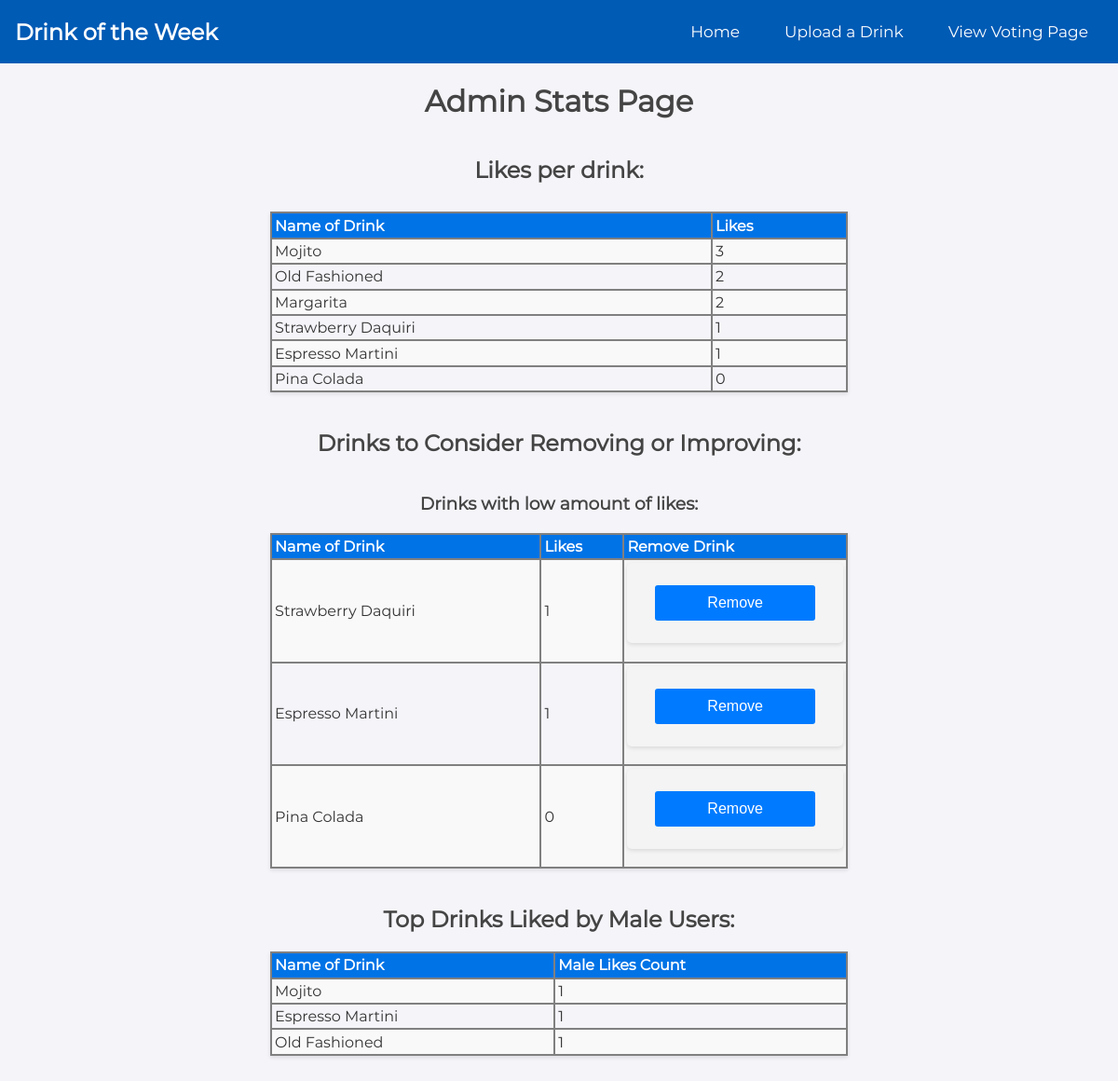
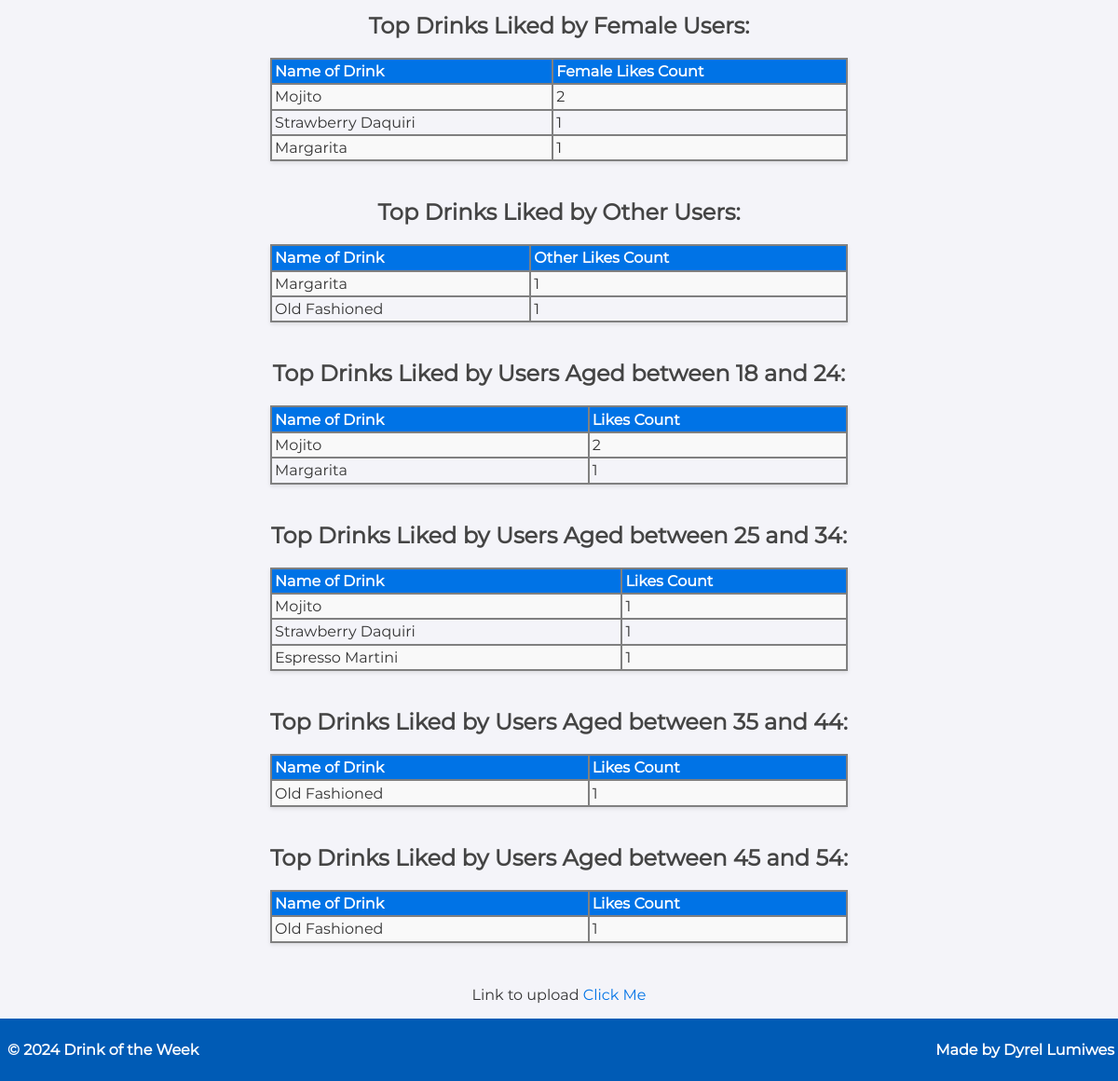
The page /admin/admin-page.php on the database its author committed (2 pictures, top to bottom).
### tables this page shows
create table Drinks (
    id int primary key auto_increment,
    name_of_drink varchar(255) NOT NULL,
    descripton varchar(255),
    price decimal(10,2),
    rating decimal(10,2),
    likes int default 0
);

### www/admin/admin-page.php (the view, shortened to what this page needs)
<!DOCTYPE HTML PUBLIC "-//IETF//DTD HTML//EN">
<html>
<head>
</head>
<body>
    <div class="container">
        <nav class="navbar">
            <div class="navbar-logo">Drink of the Week</div>
            <ul class="navbar-links">
                <li><a href="admin-page.php">Home</a></li>
                <li><a href="upload-page.php">Upload a Drink</a></li>
                <li><a href="admin-view-voting-page-preview.php">View Voting Page</a></li>
            </ul>
        </nav>
        <h1>Admin Stats Page </h1>
        <h2>Likes per drink:</h2>
        <div class="grid-container">
            <table border="1">
                <tr>
                    <th>Name of Drink</th>
                    <th> Likes </th>
                </tr>
                <?php
                $db_host   = '192.168.2.12';
                $db_name   = 'drinksDB';
                $db_user   = 'admin_account';
                $db_passwd = 'strong_admin_password';
                $pdo_dsn = "mysql:host=$db_host;dbname=$db_name";
                try {
                    $pdo = new PDO($pdo_dsn, $db_user, $db_passwd);
                    $pdo->setAttribute(PDO::ATTR_ERRMODE, PDO::ERRMODE_EXCEPTION);
                    $sql = "SELECT name_of_drink, likes FROM Drinks ORDER BY likes DESC";
                    $stmt = $pdo->query($sql);
                    if ($stmt->rowCount() > 0) {
                        while ($row = $stmt->fetch()) {
                            echo "<tr>";
                            echo "<td>" . htmlspecialchars($row["name_of_drink"]) . "</td>";
                            echo "<td>" . htmlspecialchars($row["likes"]) . "</td>";
                            echo "</tr>\n";
                        }
                    } else {
                        echo "<tr><td colspan='2'>No drinks found.</td></tr>";
                    }
                    echo "</table>";
                    $threshold = 1;
                    $sql = "SELECT name_of_drink, likes,id FROM Drinks WHERE likes <= :threshold";
                    $stmt = $pdo->prepare($sql);
                    $stmt->execute([':threshold' => $threshold]);
                    if ($stmt->rowCount() > 0) {
                        echo "<h2>Drinks to Consider Removing or Improving:</h2>";
                        echo "<h3>Drinks with low amount of likes:</h3>";
                        echo "<table border='1'><tr><th>Name of Drink</th><th>Likes</th> <th> Remove Drink</th></tr>";
                        while ($row = $stmt->fetch()) {
                            echo "<tr>";
                            echo "<td>" . htmlspecialchars($row["name_of_drink"]) . "</td>";
                            echo "<td>" . htmlspecialchars($row["likes"]) . "</td>";
                            echo "<td class= 'remove-drink-td'>";
                            echo "<form  class='remove-drink' action='remove-drink.php' method='post'>";
                            echo "<input class='remove-button' type='submit' value='Remove'>";
                            echo "</form>";
                            echo "</td>";
                            echo "</tr>\n";
                        }
                        echo "</table>";
                    } else {
                        echo "<h2>All drinks have a rating above the threshold.</h2>";
                    }
                    $sql = "SELECT d.name_of_drink, COUNT(ul.user_id) AS male_likes_count
                        FROM Drinks d
                        JOIN UserLikes ul ON d.id = ul.drink_id
                        JOin Users u ON ul.user_id = u.id
                        WHERE u.gender = 'male'
                        GROUP BY d.name_of_drink
                        ORDER BY male_likes_count DESC";
                    $stmt = $pdo->query($sql);
                    if ($stmt->rowCount() > 0) {
                        echo "<h2>Top Drinks Liked by Male Users:</h2>";
                        echo "<table border='1'><tr><th>Name of Drink</th><th>Male Likes Count</th></tr>";
                        while ($row = $stmt->fetch()) {
                            echo "<tr>";
                            echo "<td>" . htmlspecialchars($row["name_of_drink"]) . "</td>";
                            echo "<td>" . htmlspecialchars($row["male_likes_count"]) . "</td>";
                            echo "</tr>\n";
                        }
                        echo "</table>";
                    } else {
                        echo "<h2>No drinks liked by male users found.</h2>";
                    }
                    $sql = "SELECT d.name_of_drink, COUNT(ul.user_id) AS female_likes_count
            FROM Drinks d
            JOIN UserLikes ul ON d.id = ul.drink_id
            JOin Users u ON ul.user_id = u.id
            WHERE u.gender = 'female'
            GROUP BY d.name_of_drink
            ORDER BY female_likes_count DESC";
                    $stmt = $pdo->query($sql);
                    if ($stmt->rowCount() > 0) {
                        echo "<h2>Top Drinks Liked by Female Users:</h2>";
                        echo "<table border='1'><tr><th>Name of Drink</th><th>Female Likes Count</th></tr>";
                        while ($row = $stmt->fetch()) {
                            echo "<tr>";
                            echo "<td>" . htmlspecialchars($row["name_of_drink"]) . "</td>";
                            echo "<td>" . htmlspecialchars($row["female_likes_count"]) . "</td>";
                            echo "</tr>\n";
                        }
                        echo "</table>";
                    } else {
                        echo "<h2>No drinks liked by female users found.</h2>";
                    }
                    $sql = "SELECT d.name_of_drink, COUNT(ul.user_id) AS other_likes_count
                    FROM Drinks d
                    JOIN UserLikes ul ON d.id = ul.drink_id
                    JOin Users u ON ul.user_id = u.id
                    WHERE u.gender = 'other'
                    GROUP BY d.name_of_drink
                    ORDER BY other_likes_count DESC";
                    $stmt = $pdo->query($sql);
                    if ($stmt->rowCount() > 0) {
                        echo "<h2>Top Drinks Liked by Other Users:</h2>";
                        echo "<table border='1'><tr><th>Name of Drink</th><th>Other Likes Count</th></tr>";
                        while ($row = $stmt->fetch()) {
                            echo "<tr>";
                            echo "<td>" . htmlspecialchars($row["name_of_drink"]) . "</td>";
                            echo "<td>" . htmlspecialchars($row["other_likes_count"]) . "</td>";
                            echo "</tr>\n";
                        }
                        echo "</table>";
                    } else {
                        echo "<h2>No drinks liked by other users found.</h2>";
                    }
                    $sql = "SELECT d.name_of_drink, COUNT(ul.user_id) AS 18_24_likes_count
                    FROM Drinks d
                    JOIN UserLikes ul ON d.id = ul.drink_id
                    JOin Users u ON ul.user_id = u.id
                    WHERE u.age BETWEEN 18 AND 24
                    GROUP BY d.name_of_drink
                    ORDER BY 18_24_likes_count DESC";
                    $stmt = $pdo->query($sql);
                    if ($stmt->rowCount() > 0) {
                        echo "<h2>Top Drinks Liked by Users Aged between 18 and 24:</h2>";
                        echo "<table border='1'><tr><th>Name of Drink</th><th>Likes Count</th></tr>";
                        while ($row = $stmt->fetch()) {
                            echo "<tr>";
                            echo "<td>" . htmlspecialchars($row["name_of_drink"]) . "</td>";
                            echo "<td>" . htmlspecialchars($row["18_24_likes_count"]) . "</td>";
                            echo "</tr>\n";
                        }
                        echo "</table>";
                    } else {
                        echo "<h2>No drinks liked by 18-24 year olds found.</h2>";
                    }
                    $sql = "SELECT d.name_of_drink, COUNT(ul.user_id) AS 25_34_likes_count
                    FROM Drinks d
                    JOIN UserLikes ul ON d.id = ul.drink_id
                    JOin Users u ON ul.user_id = u.id
                    WHERE u.age BETWEEN 25 AND 34
                    GROUP BY d.name_of_drink
                    ORDER BY 25_34_likes_count DESC";
                    $stmt = $pdo->query($sql);
                    if ($stmt->rowCount() > 0) {
                        echo "<h2>Top Drinks Liked by Users Aged between 25 and 34:</h2>";
                        echo "<table border='1'><tr><th>Name of Drink</th><th>Likes Count</th></tr>";
                        while ($row = $stmt->fetch()) {
                            echo "<tr>";
                            echo "<td>" . htmlspecialchars($row["name_of_drink"]) . "</td>";
                            echo "<td>" . htmlspecialchars($row["25_34_likes_count"]) . "</td>";
                            echo "</tr>\n";
                        }
                        echo "</table>";
                    } else {
                        echo "<h2>No drinks liked by 25-34 year olds found.</h2>";
                    }
                    $sql = "SELECT d.name_of_drink, COUNT(ul.user_id) AS 35_44_likes_count
                    FROM Drinks d
                    JOIN UserLikes ul ON d.id = ul.drink_id
                    JOin Users u ON ul.user_id = u.id
                    WHERE u.age BETWEEN 35 AND 44
                    GROUP BY d.name_of_drink
                    ORDER BY 35_44_likes_count DESC";
                    $stmt = $pdo->query($sql);
                    if ($stmt->rowCount() > 0) {
                        echo "<h2>Top Drinks Liked by Users Aged between 35 and 44:</h2>";
                        echo "<table border='1'><tr><th>Name of Drink</th><th>Likes Count</th></tr>";
                        while ($row = $stmt->fetch()) {
                            echo "<tr>";
                            echo "<td>" . htmlspecialchars($row["name_of_drink"]) . "</td>";
                            echo "<td>" . htmlspecialchars($row["35_44_likes_count"]) . "</td>";
                            echo "</tr>\n";
                        }
                        echo "</table>";
                    } else {
                        echo "<h2>No drinks liked by 35-44 year olds found.</h2>";
                    }
                    $sql = "SELECT d.name_of_drink, COUNT(ul.user_id) AS 45_54_likes_count
                    FROM Drinks d
                    JOIN UserLikes ul ON d.id = ul.drink_id
                    JOin Users u ON ul.user_id = u.id
                    WHERE u.age BETWEEN 45 AND 54
                    GROUP BY d.name_of_drink
                    ORDER BY 45_54_likes_count DESC";
                    $stmt = $pdo->query($sql);
                    if ($stmt->rowCount() > 0) {
                        echo "<h2>Top Drinks Liked by Users Aged between 45 and 54:</h2>";
                        echo "<table border='1'><tr><th>Name of Drink</th><th>Likes Count</th></tr>";
                        while ($row = $stmt->fetch()) {
                            echo "<tr>";
                            echo "<td>" . htmlspecialchars($row["name_of_drink"]) . "</td>";
                            echo "<td>" . htmlspecialchars($row["45_54_likes_count"]) . "</td>";
                            echo "</tr>\n";
                        }
                        echo "</table>";
                    } else {
                        echo "<h2>No drinks liked by 45-54 year olds found.</h2>";
                    }
                } catch (PDOException $e) {
                    echo "<p>Database error: " . htmlspecialchars($e->getMessage()) . "</p>";
                }
                ?>
        </div>
        <div>
            <p> Link to upload <a href="upload-page.php"> Click Me </a></p>
        </div>
        <div class="footer">
            <p> &copy; 2024 Drink of the Week </p>
            <p> Made by Dyrel Lumiwes </p>
        </div>
    </div>
</body>
</html>

### rows shown on the page
drinks: name_of_drink "Mojito", likes "3"
drinks: name_of_drink "Old Fashioned", likes "2"
drinks: name_of_drink "Margarita", likes "2"
drinks: name_of_drink "Strawberry Daquiri", likes "1"
drinks: name_of_drink "Espresso Martini", likes "1"
drinks: name_of_drink "Pina Colada", likes "0"

### other values the page prints
$row["name_of_drink"] "Mojito"
$row["male_likes_count"] "1"
$row["name_of_drink"] "Espresso Martini"
$row["name_of_drink"] "Old Fashioned"
$row["female_likes_count"] "2"
$row["name_of_drink"] "Strawberry Daquiri"
$row["female_likes_count"] "1"
$row["name_of_drink"] "Margarita"
$row["other_likes_count"] "1"
$row["18_24_likes_count"] "2"
$row["18_24_likes_count"] "1"
$row["25_34_likes_count"] "1"
$row["35_44_likes_count"] "1"
$row["45_54_likes_count"] "1"
